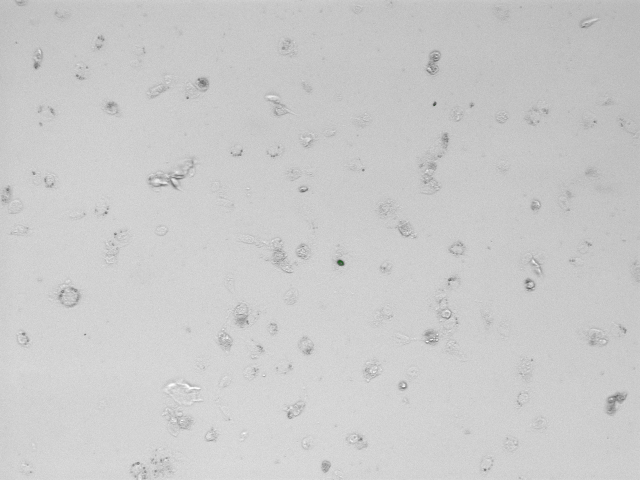
#> input picture Data/trial 1/24 hours/ATG13 1ug/ATG13 1ug 1.tif, 1280 x 960 px (shown at 1/2 size)
$ jupyter execute --allow-errors Testing.ipynb
#> lines starting #> are read from the running program, lines starting #| are printed output that depends on the picture; after the words box and inside, x2 and y2 are one past the last pixel; in counts of white or black regions, pixels touching at a corner belong together
[cell 1]
import cv2
import numpy as np
from pathlib import Path
import tifffile
import os
import sys
import matplotlib.pyplot as plt

[cell 2]
# [8 lines left out: function list_tif_files, not called in this run]

def count_cells(image_path):
    try:
        img = tifffile.imread(str(image_path))
    except Exception as e:
        raise ValueError(f"Error reading TIFF file: {str(e)}")

    # Convert to 8-bit if necessary
    if img.dtype != np.uint8:
        img_normalized = ((img - img.min()) * (255.0 / (img.max() - img.min()))).astype(np.uint8)
    else:
        img_normalized = img.copy()

    # Ensure image is BGR
    if len(img_normalized.shape) == 2:
        img_normalized = cv2.cvtColor(img_normalized, cv2.COLOR_GRAY2BGR)

    # Convert to grayscale for total cell counting
    gray = cv2.cvtColor(img_normalized, cv2.COLOR_BGR2GRAY)

    # Enhance contrast for better cell detection
    clahe = cv2.createCLAHE(clipLimit=2.0, tileGridSize=(8,8))
    gray_enhanced = clahe.apply(gray)

    # Apply Gaussian blur to reduce noise
    blurred = cv2.GaussianBlur(gray_enhanced, (5, 5), 0)

    # Use Otsu's thresholding instead of adaptive
    _, thresh = cv2.threshold(blurred, 0, 255, cv2.THRESH_BINARY_INV + cv2.THRESH_OTSU)

    # Morphological operations to clean up the mask
    kernel = np.ones((3,3), np.uint8)
    opening = cv2.morphologyEx(thresh, cv2.MORPH_OPEN, kernel, iterations=1)

    # Dilate slightly to connect cell components
    dilated = cv2.dilate(opening, kernel, iterations=1)

    # Find contours for all cells
    contours, _ = cv2.findContours(dilated, cv2.RETR_EXTERNAL, cv2.CHAIN_APPROX_SIMPLE)

    # Filter contours by size and circularity
    #min_cell_area = 50
    min_cell_area = 100  # Increased from 50
    max_cell_area = 2000
    valid_contours = []

    for contour in contours:
        area = cv2.contourArea(contour)
        if min_cell_area < area < max_cell_area:
            # Calculate circularity
            perimeter = cv2.arcLength(contour, True)
            circularity = 4 * np.pi * area / (perimeter * perimeter) if perimeter > 0 else 0

            # Accept if somewhat circular (adjust thresholds as needed)
            if 0.3 < circularity < 1.0:
                valid_contours.append(contour)

    total_cells = len(valid_contours)

    # Green cell detection (keep this part as is since it's working well)
    green_channel = img_normalized[:, :, 1]
    mean_intensity = np.mean(green_channel)
    std_intensity = np.std(green_channel)
    threshold_value = mean_intensity + 2.5 * std_intensity

    _, green_thresh = cv2.threshold(green_channel, threshold_value, 255, cv2.THRESH_BINARY)
    green_thresh = cv2.morphologyEx(green_thresh, cv2.MORPH_OPEN, kernel)

    green_contours, _ = cv2.findContours(green_thresh, cv2.RETR_EXTERNAL, cv2.CHAIN_APPROX_SIMPLE)

    valid_green_contours = []
    for contour in green_contours:
        area = cv2.contourArea(contour)
        if 30 < area < 1000:
            mask = np.zeros(green_channel.shape, np.uint8)
            cv2.drawContours(mask, [contour], -1, 255, -1)
            mean_intensity = cv2.mean(green_channel, mask=mask)[0]
            if mean_intensity > threshold_value:
                valid_green_contours.append(contour)

    green_cells = len(valid_green_contours)

    # Create visualization
    visualization = cv2.cvtColor(gray, cv2.COLOR_GRAY2BGR)
    # Draw all cell contours in blue
    cv2.drawContours(visualization, valid_contours, -1, (255, 0, 0), 1)
    # Draw green cell contours in green
    cv2.drawContours(visualization, valid_green_contours, -1, (0, 255, 0), 2)

    # Save visualization
    output_path = os.path.join(os.path.dirname(image_path),
                              f"{os.path.splitext(os.path.basename(image_path))[0]}_analyzed.jpg")
    cv2.imwrite(output_path, visualization)

    return total_cells, green_cells, output_path


# [10 lines left out: function process_image_file, not called in this run]

[cell 3]
def list_tif_files(directory="."):
    """Recursively list all .tif files in directory and its subdirectories"""
#> called with directory = '.'
    tif_files = []

    print(f"Searching for .tif files in: {os.path.abspath(directory)}")

    try:
        # Walk through directory tree
        for root, dirs, files in os.walk(directory):
            for file in files:
                if file.endswith('.tif'):
                    full_path = os.path.join(root, file)
                    if os.path.isfile(full_path):
                        relative_path = os.path.relpath(root, directory)
                        print(f"Found: {file}")
                        print(f"In directory: {relative_path}")
                        print(f"Full path: {full_path}\n")
                        tif_files.append(full_path)
                    else:
                        print(f"Warning: {file} exists but is not accessible")
#> pass 2 of the loop in list_tif_files, `for root, dirs, files in os.walk(directory):`:

        if not tif_files:
            print("No .tif files found!")
        else:
            print(f"\nFound {len(tif_files)} .tif files in total")

    except Exception as e:
        print(f"Error accessing directory: {e}")

    return tif_files

# Test the file access
print(f"Current working directory: {os.getcwd()}")
print("\nSearching for .tif files recursively...")
tif_files = list_tif_files()
print(f"\nTotal .tif files found: {len(tif_files)}")

# Optionally, print a summary of directories where files were found
if tif_files:
    directories = set(os.path.dirname(file) for file in tif_files)
    print("\nFiles found in these directories:")
    for directory in directories:
        count = sum(1 for file in tif_files if os.path.dirname(file) == directory)
        print(f"{directory}: {count} files")

[cell 4]
def process_files(file_paths, save_visualizations=True):
    """
    Process multiple image files and generate reports

    Parameters:
    file_paths : list of str
        List of file paths to process
    save_visualizations : bool
        Whether to save visualization images
    """
    results = []

    for file_path in file_paths:
        try:
            print(f"\nProcessing: {os.path.basename(file_path)}")
            print(f"From directory: {os.path.dirname(file_path)}")

            # Process the image and get results
            total_cells, green_cells, output_path = count_cells(file_path)

            # Store results
            result = {
                'filename': os.path.basename(file_path),
                'directory': os.path.dirname(file_path),
                'total_cells': total_cells,
                'green_cells': green_cells,
                'green_percentage': round((green_cells / total_cells * 100), 2) if total_cells > 0 else 0,
                'visualization_path': output_path if save_visualizations else None
            }
            results.append(result)

            # Print individual file results
            print("\nResults:")
            print(f"Total cells: {total_cells}")
            print(f"Green cells: {green_cells}")
            print(f"Green percentage: {result['green_percentage']}%")
            if save_visualizations:
                print(f"Visualization saved to: {output_path}")

        except Exception as e:
            print(f"Error processing {file_path}: {str(e)}")

    return results

# Example usage for a single file:
# Choose the first file from our list for testing
#> (the rest of this cell did not finish here and is left out)

[cell 5]
# [77 lines left out: function display_tiff_images, not called in this run]

# Example usage:
# Single image
#> (the rest of this cell did not finish here and is left out)

[cell 6]
import pandas as pd

def process_all_files_to_csv(tif_files, output_csv_path="cell_counts.csv"):
    """
    Process all TIF files and save results to CSV

    Parameters:
    tif_files : list of str
        List of TIF file paths
    output_csv_path : str
        Path where the CSV file will be saved
    """
    # Process all files
    print(f"Processing {len(tif_files)} files...")
    results = process_files(tif_files)

    # Convert results to DataFrame
    df = pd.DataFrame([
        {
            'Index': idx,
            'File Path': os.path.join(result['directory'], result['filename']),
            'Total Cell Count': result['total_cells'],
            'Green Cell Count': result['green_cells']
        }
        for idx, result in enumerate(results, 1)
    ])

    # Save to CSV
    df.to_csv(output_csv_path, index=False)
    print(f"\nResults saved to: {output_csv_path}")

    # Display summary
    print("\nSummary Statistics:")
    print(f"Total files processed: {len(results)}")
    print(f"Average total cells per image: {df['Total Cell Count'].mean():.2f}")
    print(f"Average green cells per image: {df['Green Cell Count'].mean():.2f}")

    return df

# Execute the processing
if tif_files:
    # You can specify a different path for the CSV if needed
    csv_path = "cell_analysis_results.csv"

    # Process all files and get the DataFrame
    results_df = process_all_files_to_csv(tif_files, csv_path)
#> in count_cells, img is the input picture: shape (960, 1280, 3); mean R, G, B 202.8, 202.8, 202.8
#> in count_cells, `_, thresh = cv2.threshold(blurred, 0, 255, cv2.THRESH_BINARY_INV + cv2..`:
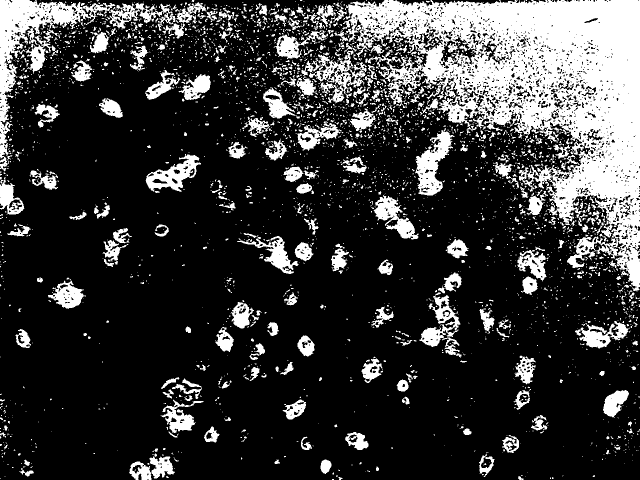
#> thresh: shape (960, 1280) (shown at 1/2 size); 22.6% white; 3371 white regions (2868 under 20 px), largest, box (x1, y1, x2, y2) and area: (683, 0, 1280, 583) 137189, (0, 0, 231, 343) 16093, (830, 256, 910, 391) 4653
#> in count_cells, `opening = cv2.morphologyEx(thresh, cv2.MORPH_OPEN, kernel, iterations=1)`:
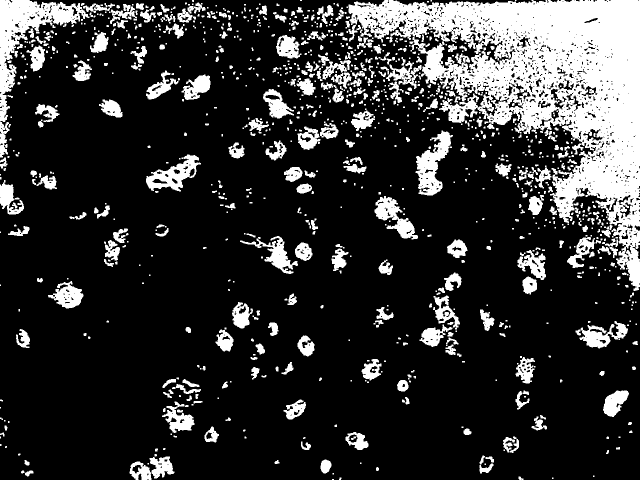
#> opening: shape (960, 1280) (shown at 1/2 size); 19.9% white; 1104 white regions (572 under 20 px), largest, box (x1, y1, x2, y2) and area: (697, 0, 1280, 582) 121293, (0, 0, 179, 244) 11569, (831, 261, 906, 391) 4443
#> in count_cells, `dilated = cv2.dilate(opening, kernel, iterations=1)`:
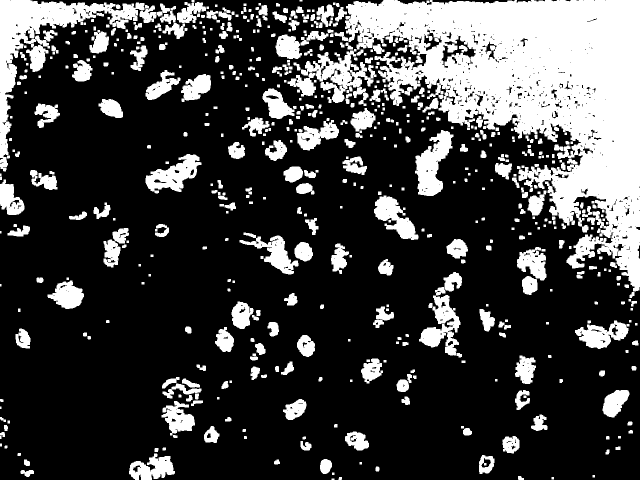
#> dilated: shape (960, 1280) (shown at 1/2 size); 25.7% white; 584 white regions (7 under 20 px)
#> in count_cells, `contours, _ = cv2.findContours(dilated, cv2.RETR_EXTERNAL, cv2.CHAIN_A..`: contours = 582 contours, 132 with area under 20; largest, box (x1, y1, x2, y2) and area: (690, 0, 1280, 583) 158444, (0, 0, 289, 343) 20098, (602, 98, 753, 206) 5880, (838, 544, 924, 711) 5378, (830, 260, 907, 392) 5176
#> the loop in count_cells, `for contour in contours:` made 582 passes
#> (area, perimeter, circularity) on passes 7, 11, 12, 13, 22, 26, 31, 34, 36, 43, 46, 47: (206, 76.28, 0.445), (107.5, 41.9, 0.769), (525.5, 88.18, 0.849), (873, 127.6, 0.674), (245, 92.28, 0.362), (889.5, 139, 0.578), (1180.5, 163.2, 0.557), (194, 54.97, 0.807), (663, 110.4, 0.683), (594.5, 165.2, 0.274), (117.5, 63.07, 0.371), (1192.5, 153.6, 0.635)
#> (area, perimeter) on pass 252: (117.5, 61.56)
#> after the loop in count_cells, `for contour in contours:`: valid_contours = 82 contours; largest, box (x1, y1, x2, y2) and area: (362, 148, 422, 204) 1974, (551, 69, 604, 118) 1834, (1205, 780, 1259, 835) 1832, (463, 603, 507, 658) 1603, (1030, 711, 1072, 768) 1508
#> in count_cells, `total_cells = len(valid_contours)`: total_cells = 82
#> in count_cells, `mean_intensity = np.mean(green_channel)`: mean_intensity = 202.8
#> in count_cells, `std_intensity = np.std(green_channel)`: std_intensity = 9.47
#> in count_cells, `threshold_value = mean_intensity + 2.5 * std_intensity`: threshold_value = 226.4
#> in count_cells, `_, green_thresh = cv2.threshold(green_channel, threshold_value, 255, c..`:
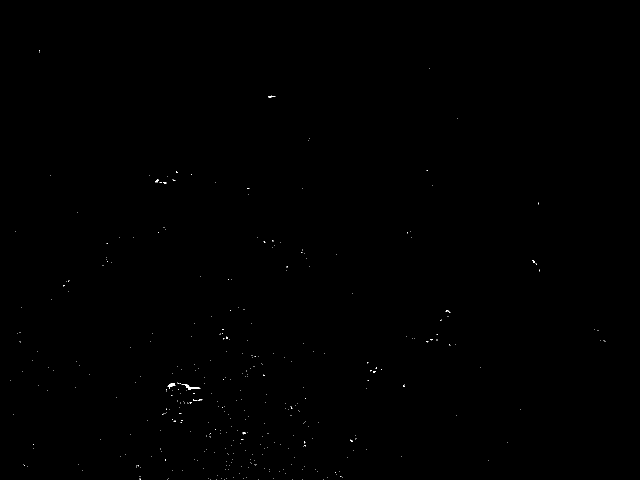
#> green_thresh: shape (960, 1280) (shown at 1/2 size); 0.08% white in thin lines or dots, all inside (x1, y1, x2, y2) = (20, 100, 1211, 960)
#> in count_cells, `green_thresh = cv2.morphologyEx(green_thresh, cv2.MORPH_OPEN, kernel)`:
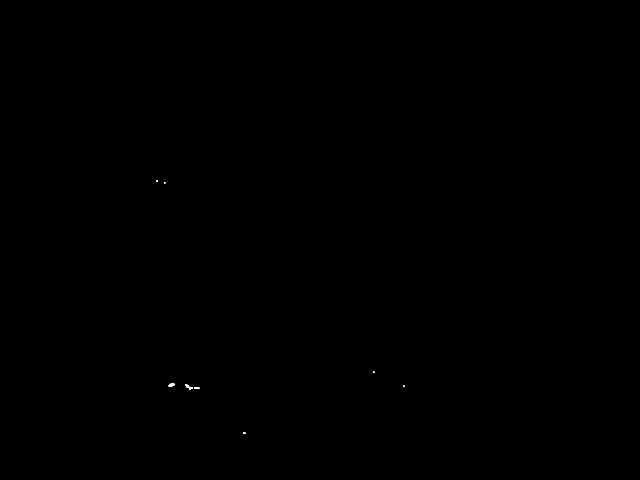
#> green_thresh: shape (960, 1280) (shown at 1/2 size); 0.02% white; 8 white regions (5 under 20 px)
#> in count_cells, `green_contours, _ = cv2.findContours(green_thresh, cv2.RETR_EXTERNAL, ..`: green_contours = 8 contours, 5 with area under 20; largest, box (x1, y1, x2, y2) and area: (370, 768, 386, 779) 54, (337, 767, 349, 774) 46, (388, 774, 399, 778) 22
#> the loop in count_cells, `for contour in green_contours:` made 8 passes
#> (area, mean_intensity) on passes 4 to 5: (54, 245.8), (46.5, 244.5)
#> area on pass 2: 22
#> after the loop in count_cells, `for contour in green_contours:`: mask: shape (960, 1280); 0% white; 1 white region
#> after the loop in count_cells, `for contour in green_contours:`: valid_green_contours = 2 contours; box (x1, y1, x2, y2) and area: (370, 768, 386, 779) 54, (337, 767, 349, 774) 46
#> in count_cells, `green_cells = len(valid_green_contours)`: green_cells = 2
#> in count_cells, `cv2.drawContours(visualization, valid_contours, -1, (255, 0, 0), 1)`:
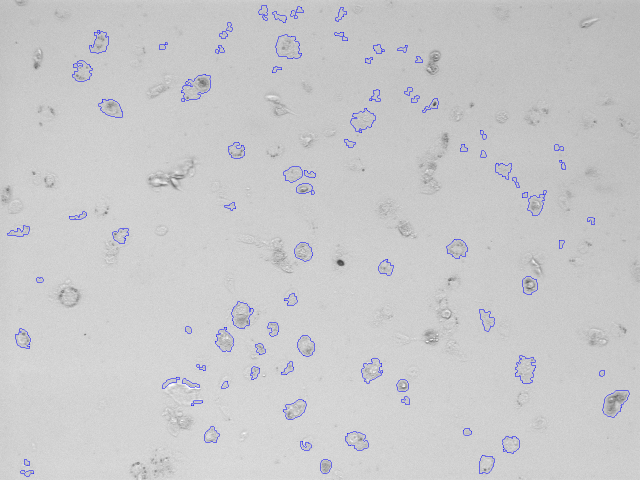
#> visualization: shape (960, 1280, 3) (shown at 1/2 size); mean B, G, R 203.1, 201.5, 201.5
#> in count_cells, `cv2.drawContours(visualization, valid_green_contours, -1, (0, 255, 0),..`: visualization: shape (960, 1280, 3); 0.02% of pixels changed, all inside (x1, y1, x2, y2) = (336, 766, 387, 780)
#> in process_files, `total_cells, green_cells, output_path = count_cells(file_path)`: total_cells = 82; green_cells = 2
#| Total cells: 82
#| Green cells: 2
#| Green percentage: 2.44%
#| Visualization saved to: ./trial 1/24 hours/ATG13 1ug/ATG13 1ug 1_analyzed.jpg
#> pass 2 of the loop in process_files, `for file_path in file_paths:`:
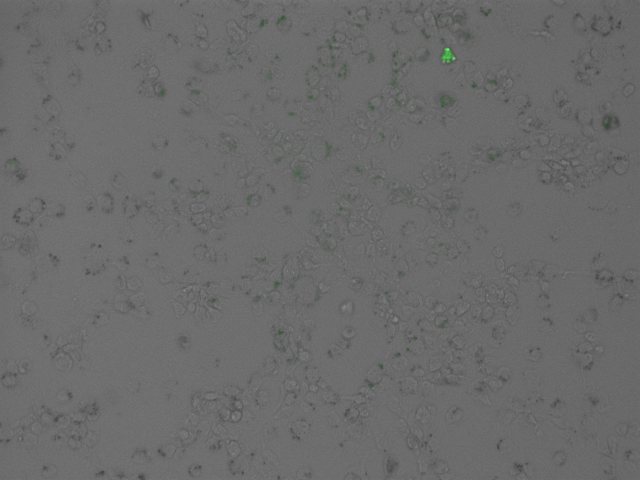
#> input picture Data/trial 1/24 hours/ATG13 0.5ug/2ug 1.tif, 1280 x 960 px (shown at 1/2 size)
#> in count_cells, img is the input picture: shape (960, 1280, 3); mean R, G, B 106.4, 106.6, 106.4
#> in count_cells (call 2), `_, thresh = cv2.threshold(blurred, 0, 255, cv2.THRESH_BINARY_INV + cv2..`:
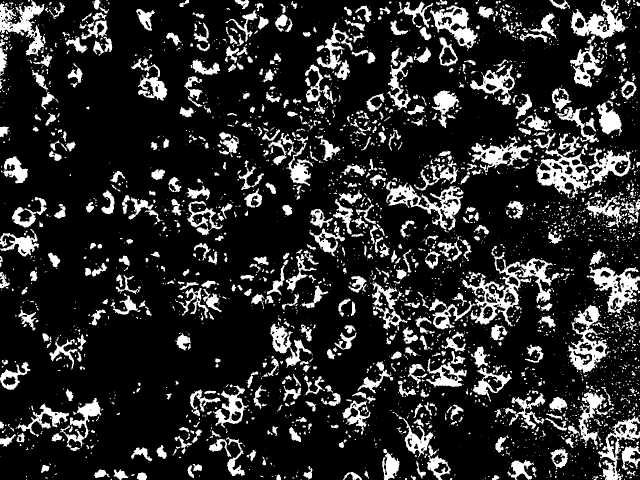
#> thresh: shape (960, 1280) (shown at 1/2 size); 17.2% white; 3063 white regions (2285 under 20 px), largest, box (x1, y1, x2, y2) and area: (1073, 296, 1263, 397) 6904, (925, 492, 1105, 653) 6673, (772, 362, 926, 464) 4388
#> opening: shape (960, 1280); 15.1% white; 1339 white regions (513 under 20 px), largest, box (x1, y1, x2, y2) and area: (1073, 309, 1181, 388) 4017, (1180, 535, 1280, 626) 3935, (925, 524, 1041, 649) 3841
#> dilated: shape (960, 1280); 22.1% white; 851 white regions (2 under 20 px)
#> contours = 849 contours, 143 with area under 20; largest, box (x1, y1, x2, y2) and area: (864, 503, 1119, 660) 12128, (1072, 266, 1262, 396) 10594, (767, 362, 928, 461) 6004, (1136, 610, 1218, 746) 5864, (1173, 534, 1280, 627) 5330
#> the loop in count_cells (call 2), `for contour in contours:` made 849 passes
#> (area, perimeter, circularity) on passes 7, 11, 12, 17, 18, 19, 21, 23: (106.5, 43.9, 0.694), (272, 64.97, 0.81), (313.5, 107.8, 0.339), (390.5, 96.53, 0.527), (346.5, 87.7, 0.566), (190, 68.63, 0.507), (271.5, 90.87, 0.413), (201, 58.97, 0.726)
#> after the loop in count_cells (call 2), `for contour in contours:`: valid_contours = 206 contours; largest, box (x1, y1, x2, y2) and area: (1193, 204, 1245, 269) 1944, (540, 647, 583, 707) 1727, (877, 74, 916, 133) 1409, (764, 897, 800, 960) 1401, (1101, 898, 1136, 936) 1002
#> in count_cells (call 2), `total_cells = len(valid_contours)`: total_cells = 206
#> in count_cells (call 2), `mean_intensity = np.mean(green_channel)`: mean_intensity = 106.6
#> std_intensity = 5.92
#> threshold_value = 121.4
#> green_contours = 5 contours, 3 with area under 20; largest, box (x1, y1, x2, y2) and area: (883, 95, 911, 126) 466, (788, 635, 795, 643) 34
#> the loop in count_cells (call 2), `for contour in green_contours:` made 5 passes
#> (area, mean_intensity) on passes 2, 5: (34, 128.1), (465.5, 162.6)
#> after the loop in count_cells (call 2), `for contour in green_contours:`: valid_green_contours = 2 contours; box (x1, y1, x2, y2) and area: (883, 95, 911, 126) 466, (788, 635, 795, 643) 34
#> in count_cells (call 2), `cv2.drawContours(visualization, valid_contours, -1, (255, 0, 0), 1)`:
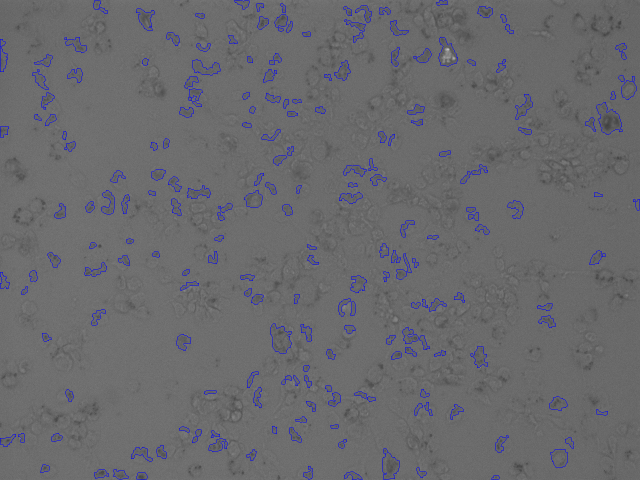
#> visualization: shape (960, 1280, 3) (shown at 1/2 size); mean B, G, R 108.5, 105.1, 105.1
#> in process_files, `total_cells, green_cells, output_path = count_cells(file_path)`: total_cells = 206
#| Total cells: 206
#| Green cells: 2
#| Green percentage: 0.97%
#| Visualization saved to: ./trial 1/24 hours/ATG13 0.5ug/2ug 1_analyzed.jpg
#> in process_all_files_to_csv, `results = process_files(tif_files)`: results = 2 items
#| Total files processed: 2
#| Average total cells per image: 144.00
#| Average green cells per image: 2.00
#> results_df = table of 2 rows and 4 columns

    # Display first few rows of the results
    print("\nFirst few rows of the results:")
    print(results_df.head())
#> (printed output is left out)
else:
    print("No files available to process!")
